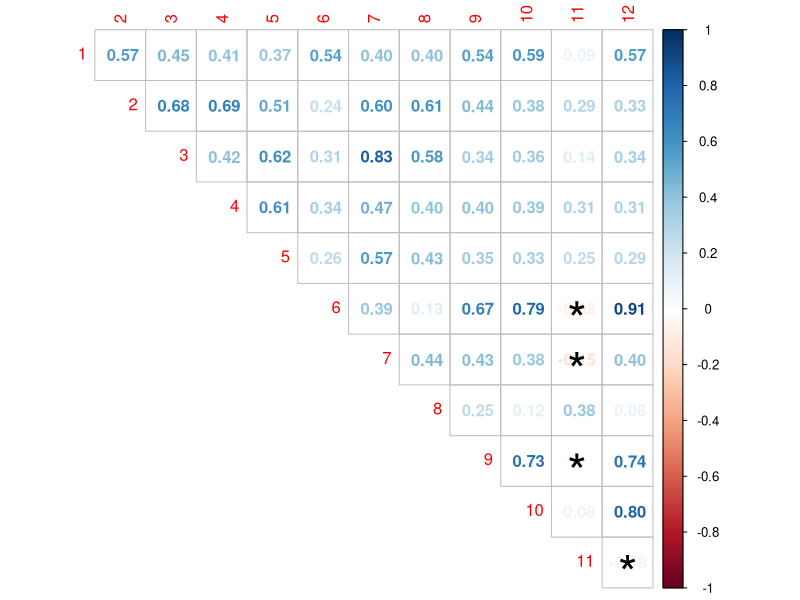
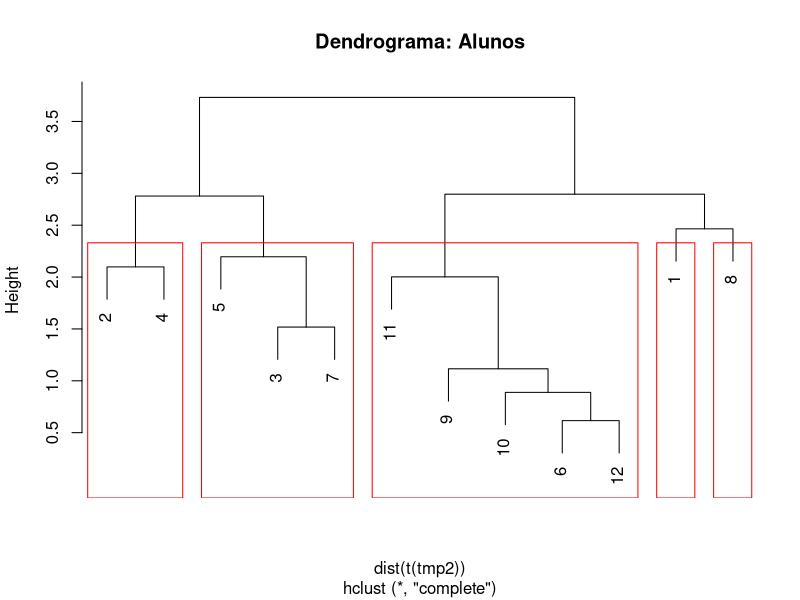
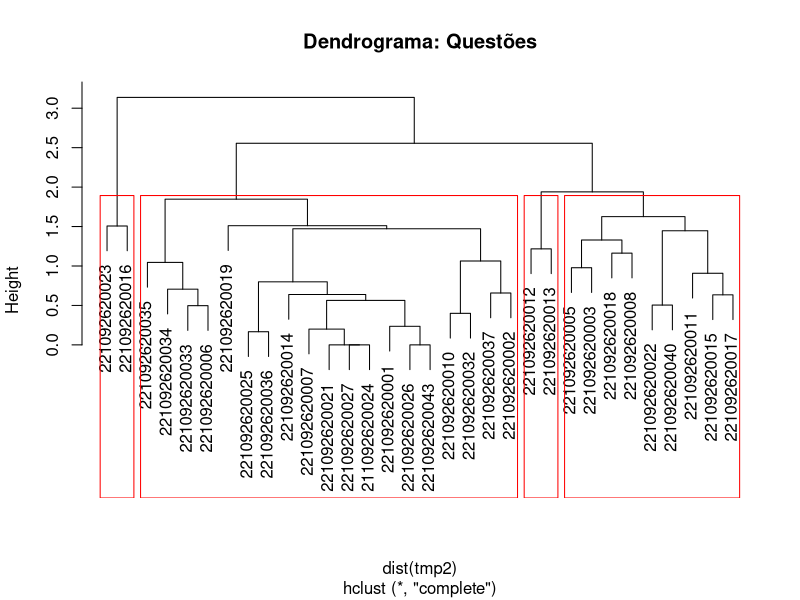

Source code (R) for these figures, in order:
## ---- chunk 1
# bibliotecas
knitr::opts_chunk$set(echo = TRUE)
library(tidyverse)
library(corrplot)
library(knitr)

# importacao dados
db <- readxl::read_excel(
  path = "avaliacao basal codificado.xlsx", 
  sheet = 1
)

# organizacao dos dados
db <- db |> 
  filter(nchar(matricula) > 1) |> 
  mutate(
    questao = factor(questao, levels = as.numeric(unique(db$questao))),
    criterio1 = as.numeric(as.character(criterio1)),
    criterio2 = as.numeric(as.character(criterio2)),
    criterio3 = as.numeric(as.character(criterio3)),
    matricula = as.factor(matricula)
  )
## ---- chunk 2
# nota da prova escrita
tmp <- db |> 
  mutate(perc_item = rowMeans(cbind.data.frame(db$criterio1, db$criterio2, db$criterio3))) |> 
  select(-c(nome, criterio1:criterio3)) |> 
  group_by(matricula, questao) |> 
  pivot_wider(names_from = questao, values_from = perc_item) |> 
  ungroup()

tmp |> 
  mutate(
    aproveitamento = round(rowMeans(tmp[, -c(1, 2)], na.rm = T), 2),
    `1` = round(`1`, 2),
    `2` = round(`2`, 2),
    `3` = round(`3`, 2),
    `4` = round(`4`, 2),
    `5` = round(`5`, 2),
    `6` = round(`6`, 2),
    `7` = round(`7`, 2),
    `8` = round(`8`, 2),
    `9` = round(`9`, 2),
    `10` = round(`10`, 2),
    `11` = round(`11`, 2),
    `12` = round(`12`, 2)
  ) |> 
  kable(align = 'c', caption = 'Aproveitamento das notas entre [0,1].')

# desempenho da turma por questao
tmp |> 
  select(matricula, `1`:`12`) |> 
  pivot_longer(-matricula, names_to = 'questao', values_to = 'perc_item') |> 
  group_by(questao) |> 
  summarise(
    media = mean(perc_item),
    desvp = sd(perc_item),
    coefv = desvp / media
  ) |> 
  suppressMessages() |> 
  mutate(questao = as.numeric(as.character(questao))) |> 
  arrange(questao) |> 
  kable(align = 'c', caption = 'Aproveitamento da turma por questão.')

# desempenho da turma pode criterio de correcao
db |> 
  mutate(perc_item = rowMeans(cbind.data.frame(db$criterio1, db$criterio2, db$criterio3))) |> 
  select(-c(nome, questao, tipo)) |> 
  pivot_longer(-matricula, names_to = 'criterio', values_to = 'percentuais') |> 
  group_by(criterio) |> 
  summarise(
    media = mean(percentuais),
    desvp = sd(percentuais),
    coefv = desvp / media
  ) |> 
  kable(align = 'c', caption = 'Aproveitamento da turma por critério de correção.')
## ---- chunk 3
tmp2 <- tmp |> 
  select(`1`:`12`) |> 
  as.matrix()
rownames(tmp2) <- tmp$matricula

M <- tmp2 |> 
  cor() 
corrplot(
  corr = M, 
  p.mat = M, 
  sig.level = 0.05,
  insig = 'label_sig',
  method = 'number',
  diag = F,
  type = 'upper'
)
## ---- chunk 4
hc <- tmp2 |> 
  t() |> 
  dist() |> 
  hclust()
plot(hc, main = 'Dendrograma: Alunos')
rect.hclust(hc, k = 5, border = "red")
hc2 <- tmp2 |> 
  dist() |> 
  hclust()
plot(hc2, main = 'Dendrograma: Questões')
rect.hclust(hc2, k = 4, border = "red")
